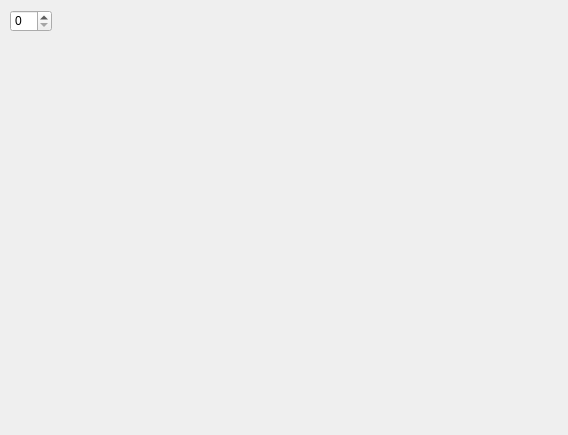
<?xml version="1.0" encoding="UTF-8"?>
<ui version="4.0">
 <class>TouchForm</class>
 <widget class="QWidget" name="TouchForm">
  <property name="geometry">
   <rect>
    <x>0</x>
    <y>0</y>
    <width>568</width>
    <height>435</height>
   </rect>
  </property>
  <property name="windowTitle">
   <string>Form</string>
  </property>
  <widget class="QSpinBox" name="spinBox">
   <property name="geometry">
    <rect>
     <x>10</x>
     <y>10</y>
     <width>42</width>
     <height>22</height>
    </rect>
   </property>
   <property name="focusPolicy">
    <enum>Qt::NoFocus</enum>
   </property>
   <property name="wrapping">
    <bool>false</bool>
   </property>
   <property name="frame">
    <bool>true</bool>
   </property>
   <property name="readOnly">
    <bool>false</bool>
   </property>
   <property name="keyboardTracking">
    <bool>false</bool>
   </property>
  </widget>
 </widget>
 <resources/>
 <connections/>
</ui>
